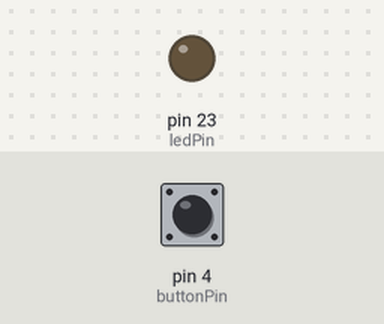
This sketch was run on a simulated Arduino Mega 2560, built for the host (arithmetic inside an expression is 32-bit, double 64-bit). Shown: output pins drawn as LEDs (lit = HIGH). The test bench sets the inputs (shaded band); at power-on: pin 4 (buttonPin) LOW.

Above: at 1.2 s.
1.3 s: pin 4 (buttonPin) pulled HIGH for 0.15 s
At 1.37 s:
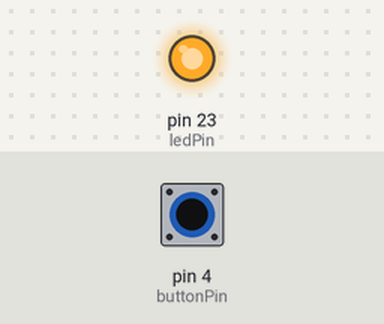
2.9 s: pin 4 (buttonPin) pulled HIGH for 3.2 s
At 6.7 s:
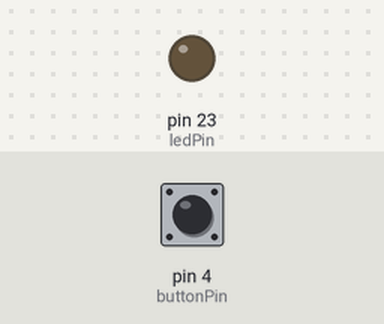
Timing chart, 0 to 8.2 s (numbered marks = the images above; inputs shaded):
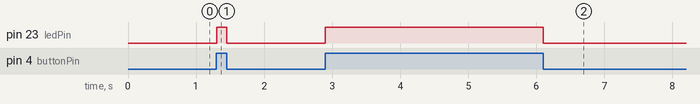

The sketch:

button-led.ino
```cpp
const int ledPin = 23;
const int buttonPin = 4;

void setup() {
  pinMode(ledPin, OUTPUT);
  pinMode(buttonPin, INPUT_PULLDOWN);
}

void loop() {
  int buttonState = digitalRead(buttonPin);

  if(buttonState == HIGH){
    digitalWrite(ledPin, HIGH);
  }
  else{
    digitalWrite(ledPin, LOW);
  }

  //you can also do this in one line !
  //digitalWrite(ledPin, digitalRead(buttonPin));
}
```

Measured:
- after the input at 1.3 s, pin 23 (ledPin): LOW → HIGH at once, → LOW 0.15 s later
- after the input at 2.9 s, pin 23 (ledPin): LOW → HIGH at once, → LOW 3.2 s later
